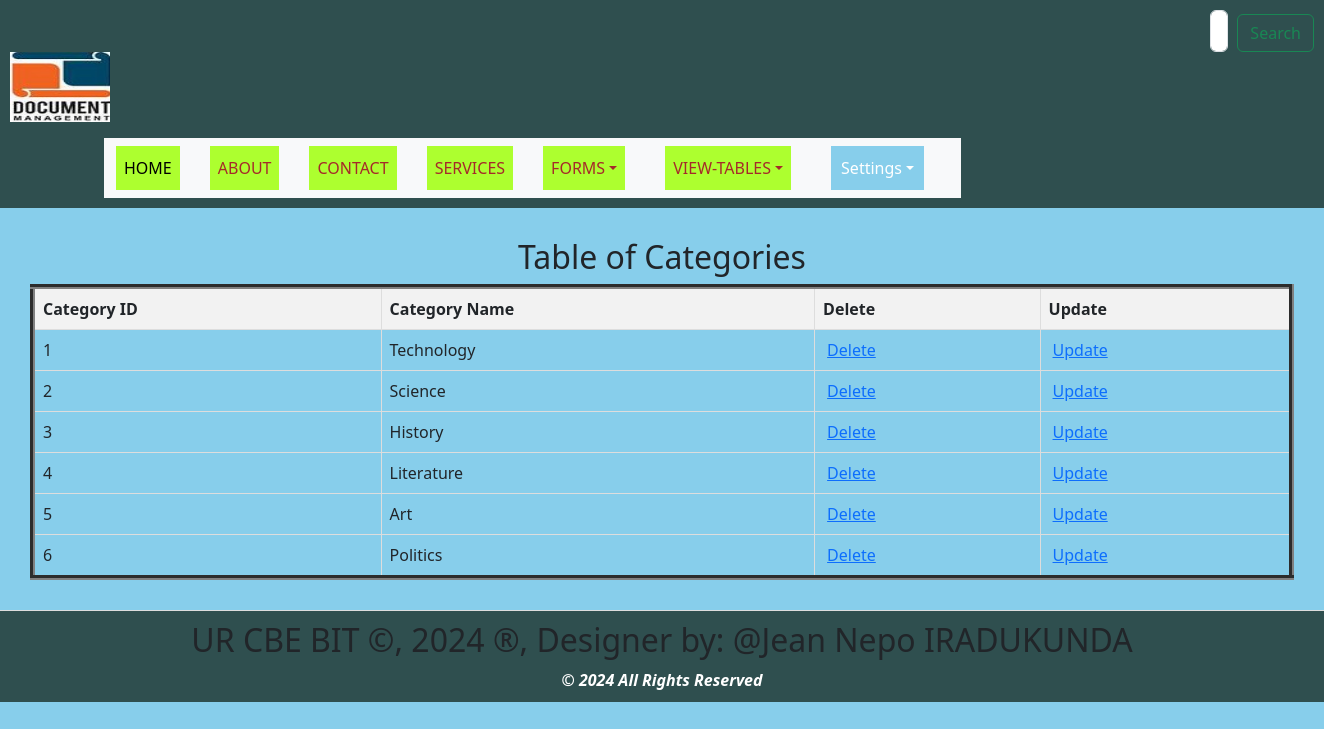
Page /view_categories.php on the committed database.
### tables this page shows
CREATE TABLE `categories` (
  `CategoryID` int(11) NOT NULL,
  `CategoryName` varchar(255) DEFAULT NULL
);

### view_categories.php (the view, shortened to what this page needs)
<!DOCTYPE html>
<html lang="en">
<head>
  <link rel="stylesheet" type="text/css" href="styles.css" title="style 1" media="screen, tv, projection, handheld, print"/>
<link rel="stylesheet" type="text/css" href="styles.css" title="style 1" media="screen, tv, projection, handheld, print">
    <link href="https://cdn.jsdelivr.net/npm/bootstrap@5.3.3/dist/css/bootstrap.min.css" rel="stylesheet">
</head>
<body style="background-color: skyblue;">
<header>
    <form class="d-flex" role="search" action="search.php" method="GET">
        <input class="form-control me-2" type="search" placeholder="Search" aria-label="Search" name="query">
        <button class="btn btn-outline-success" type="submit">Search</button>
    </form>
    <ul style="list-style-type: none; padding: 0;">
        <li style="display: inline; margin-right: 10px;">
           <a href="home.html">
            <img src="./Images/Logo.jpeg" width="100" height="70" alt="Logo"> </a>
        </li>
    </ul>
    <div class="container">
        <div class="row">
            <div class="col-auto">
                <div class="box">
                    <nav class="navbar navbar-expand-lg bg-body-tertiary">
                        <div class="container-fluid">
                            <div class="collapse navbar-collapse" id="navbarNavDropdown">
                                <ul class="navbar-nav">
                                    <li class="nav-item">
                                        <a class="nav-link active" aria-current="page" href="home.html">HOME</a>
                                    </li>
                                    <li class="nav-item">
                                        <a class="nav-link" href="about.html">ABOUT</a>
                                    </li>
                                    <li class="nav-item">
                                        <a class="nav-link" href="contact.html">CONTACT</a>
                                    </li>
                                    <li class="nav-item">
                                        <a class="nav-link" href="services.html">SERVICES</a>
                                    </li>
                                    <li class="nav-item dropdown">
                                        <a class="nav-link dropdown-toggle" href="#"  data-bs-toggle="dropdown" aria-expanded="false">FORMS</a>
                                    </li>
                                    <li class="nav-item dropdown">
                                        <a class="nav-link dropdown-toggle" href="#" role="button" data-bs-toggle="dropdown" aria-expanded="false">VIEW-TABLES</a>
                                    </li>
                                    <li class="dropdown" style="display: inline; margin-right: 10px;">
                                        <a href="#" class="nav-link dropdown-toggle" style="padding: 10px; color: white; background-color: skyblue; text-decoration: none; margin-right: 15px;">Settings</a>
                                    </li>
                                </ul>
                            </div>
                        </div>
                    </nav>
                </div>
            </div>
        </div>
    </div>
</header>
<section>
<!DOCTYPE html>
<html>
<head>
</head>
<body>
    <center><h2>Table of Categories</h2></center>
    <table border="5">
        <tr>
            <th>Category ID</th>
            <th>Category Name</th>
            <th>Delete</th>
            <th>Update</th>
        </tr>
        <?php
       include('Database_Connection.php');
        $sql = "SELECT * FROM Categories";
        $result = $connection->query($sql);
        if ($result->num_rows > 0) {
            while ($row = $result->fetch_assoc()) {
                $categoryId = $row['CategoryID'];
                echo "<tr>
                    <td>" . $row['CategoryID'] . "</td>
                    <td>" . $row['CategoryName'] . "</td>
                    <td><a style='padding:4px' href='delete_categories.php?CategoryID=$categoryId'>Delete</a></td>
                    <td><a style='padding:4px' href='update_categories.php?CategoryID=$categoryId'>Update</a></td>
                </tr>";
            }
        } else {
            echo "<tr><td colspan='4'>No data found</td></tr>";
        }
        ?>
    </table>
</body>
</section>
<footer>
 <marquee behavior='alternate'>
<b><h2>UR CBE BIT &copy, 2024 &reg, Designer by: @Jean Nepo IRADUKUNDA</h2></b>
</marquee>
<center><b style="color: white;"><i>&copy 2024 All Rights Reserved</i></b></center>
</footer>
</body>
</html>

### styles.css (style rules this page uses)
body { font-family: Arial, sans-serif; margin: 0; padding: 0; }
header { background-color: darkslategray; padding: 5px; }
nav { display: flex; justify-content: space-between; }
.nav-link { list-style: none; margin: 0; padding: 0; display: inline-block; margin-right: 20px; text-decoration: none; color: black; }
.dropdown { position: relative; display: inline; margin-right: 10px; }
section { padding: 30px; border-bottom: 1px solid #ddd; }
footer { text-align: center; padding: 10px; background-color: darkslategray; }

### view_categories.php (style rules this page uses)
.nav-link { padding: 10px; color: white; background-color: greenyellow; text-decoration: none; margin-right: 30px; text-align: center; }
.nav-link:link { color: brown; }
button.btn { margin-left: 1px; margin-top: 4px; }
input.form-control { margin-left: 1200px; padding: 8px; }
header { background-color: darkslategray; padding: 10px; }
table { width: 100%; border-collapse: collapse; }
th, td { border: 1px solid #ddd; padding: 8px; text-align: left; }
th { background-color: #f2f2f2; }

### rows in the picture
categories: CategoryID "1", CategoryName "Technology"
categories: CategoryID "2", CategoryName "Science"
categories: CategoryID "3", CategoryName "History"
categories: CategoryID "4", CategoryName "Literature"
categories: CategoryID "5", CategoryName "Art"
categories: CategoryID "6", CategoryName "Politics"
